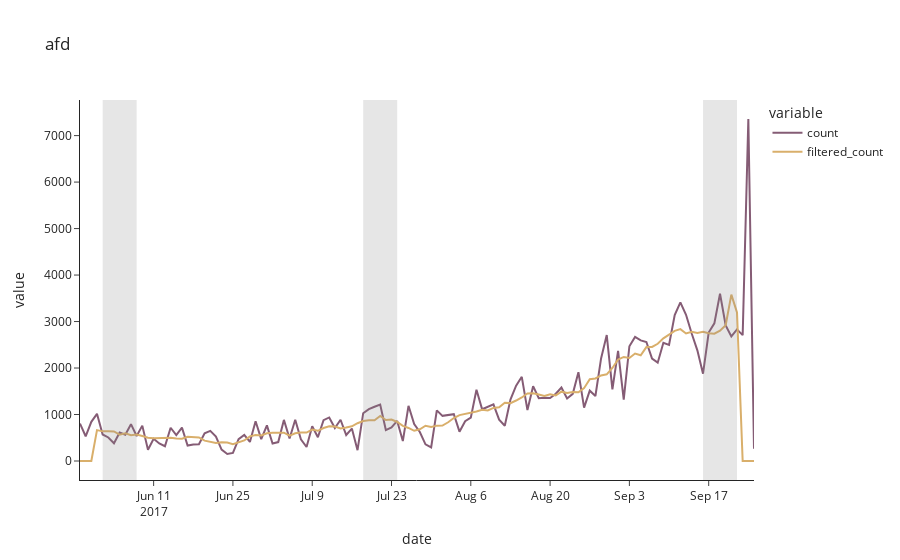
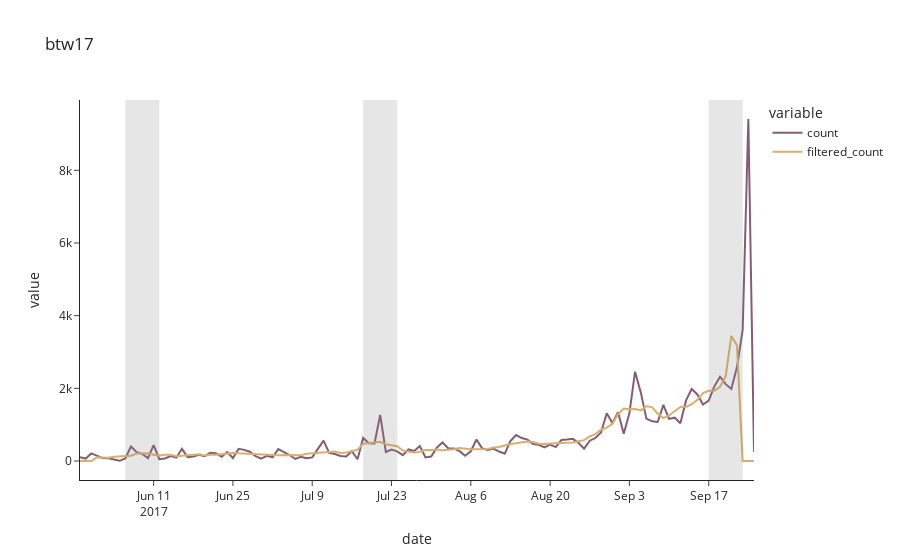
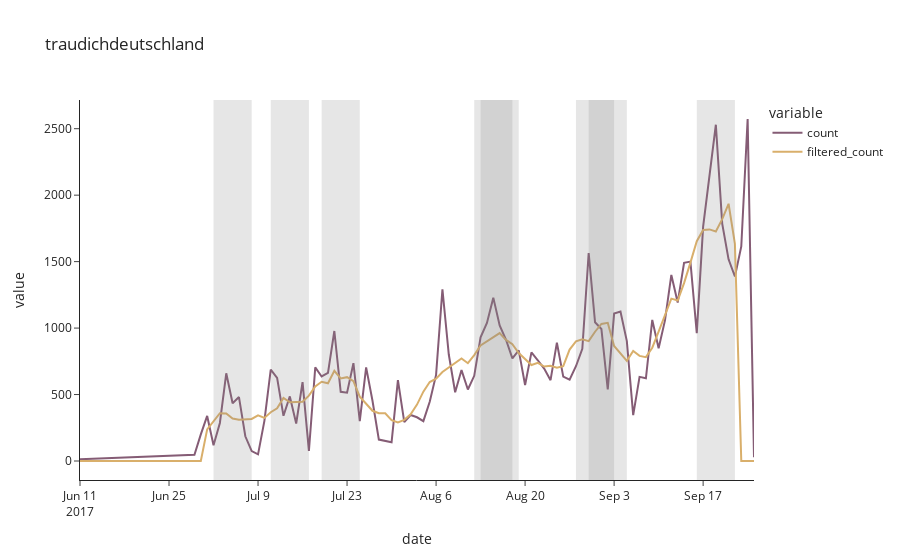
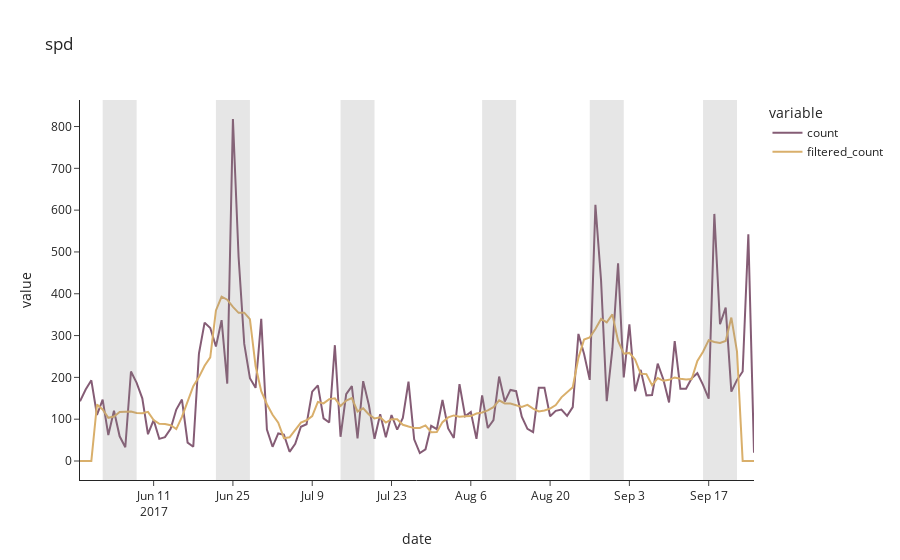

The code cell stored with these charts, in order, in its notebook:
### Code cell
for hashtag in top25["hashtag"]:
    plot_peak_detection(hashtag, 7)
